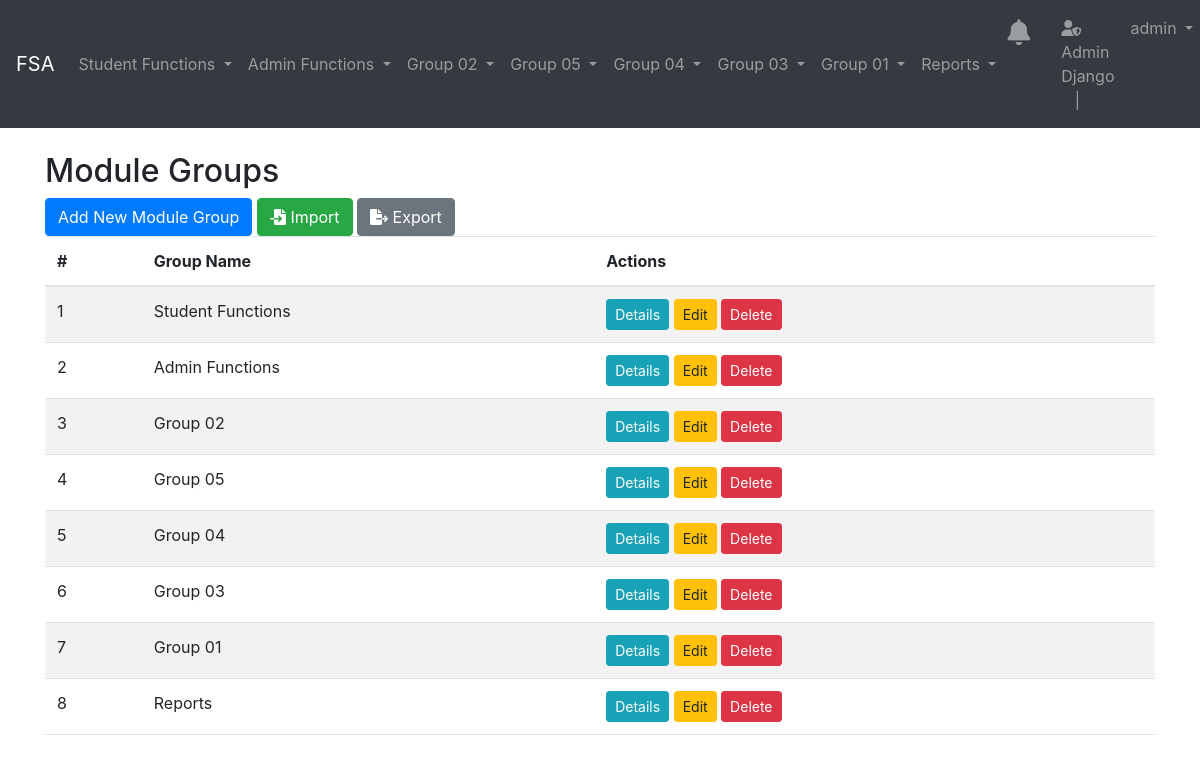
The page /module_group/ (signed in) on the database its author committed.
### module_group/models.py (models this page shows, shortened)
class ModuleGroup(models.Model):
    group_name = models.CharField(max_length=255)

### user/models.py (models this page shows)
class User(AbstractUser):
    date_joined = models.DateTimeField(auto_now_add=True)
    training_programs = models.ManyToManyField(TrainingProgram, blank=True)
    modules = models.ManyToManyField(Module, related_name='assigned_users', blank=True)
    groups = models.ManyToManyField(
        Group,
        blank=True,
        help_text='The groups this user belongs to.',
        verbose_name='groups',
        related_name='custom_user_groups',
    )
    user_permissions = models.ManyToManyField(
        Permission,
        blank=True,
        help_text='Specific permissions for this user.',
        verbose_name='user permissions',
        related_name='custom_user_permissions',
    )

### module_group/views.py (the view)
# urls.py: path('', views.module_group_list, name='module_group_list'),
def module_group_list(request):
    module_groups = ModuleGroup.objects.all()
    form = ExcelImportForm()
    return render(request, 'module_group_list.html', {'module_groups': module_groups, 'form': form})

### module_group/templates/module_group_list.html (shortened to what this page needs)
{% extends "base.html" %}
{% load static %}
{% block content %}
<div class="container mt-4">
    <h2>Module Groups</h2>
    <a href="{% url 'module_group:module_group_add' %}" class="btn btn-primary">Add New Module Group</a>
    <button class="btn btn-success" title="Import Module Group from Excel" data-toggle="modal" data-target="#importModal" data-toggle="tooltip">
        <i class="fas fa-file-import"></i> Import
      </button>
      <a href="{% url 'module_group:export_module_groups' %}" class="btn btn-secondary" title="Export Users to Excel" data-toggle="tooltip">
        <i class="fas fa-file-export"></i> Export
      </a>
    <table class="table table-striped">
        <thead>
            <tr>
                <th>#</th>
                <th>Group Name</th>
                <th>Actions</th>
            </tr>
        </thead>
        <tbody>
            {% for group in module_groups %}
            <tr>
                <td>{{ forloop.counter }}</td>
                <td>{{ group.group_name }}</td>
                <td>
                    <a href="{% url 'module_group:module_group_detail' group.pk %}" class="btn btn-info btn-sm">Details</a>
                    <a href="{% url 'module_group:module_group_edit' group.pk %}" class="btn btn-warning btn-sm">Edit</a>
                    <a href="{% url 'module_group:module_group_delete' group.pk %}" class="btn btn-danger btn-sm">Delete</a>
                </td>
            </tr>
            {% endfor %}
        </tbody>
    </table>
</div>
{% endblock %}

### main/templates/base.html (shortened to what this page needs)
<!DOCTYPE html>
<html lang="en">
<head>
    <link rel="stylesheet" href="https://cdnjs.cloudflare.com/ajax/libs/font-awesome/5.15.4/css/all.min.css">
    <link href="https://cdn.jsdelivr.net/npm/bootstrap@5.3.0-alpha1/dist/css/bootstrap.min.css" rel="stylesheet">
    <link rel="stylesheet" href="https://stackpath.bootstrapcdn.com/bootstrap/4.5.2/css/bootstrap.min.css">
</head>
<link rel="stylesheet" href="https://cdnjs.cloudflare.com/ajax/libs/font-awesome/6.0.0-beta3/css/all.min.css">
</head>
<body>
    <nav class="navbar navbar-expand-lg navbar-dark bg-dark">
        <a class="navbar-brand" href="{% url 'main:home' %}">FSA</a>
        <div class="collapse navbar-collapse">
            {% if user.is_authenticated and user.is_superuser %}
            <ul class="navbar-nav mr-auto">
                {% for group in module_groups %}
                    <li class="nav-item dropdown">
                        <a class="nav-link dropdown-toggle" href="#" id="{{ group.id }}" role="button" data-bs-toggle="dropdown" aria-haspopup="true" aria-expanded="false">
                            {{ group.group_name }}
                        </a>
                    </li>
                {% endfor %}
            </ul>
                {% endif %}
            {% if request.user.is_authenticated %}
            <ul class="navbar-nav ml-auto">
                {% include 'notification_bell.html' %}
                <li class="nav-item">
                    <a class="nav-link" href="{% url 'admin:index' %}" target="_blank">
                        <i class="fas fa-user-shield"></i> Admin Django &nbsp;&nbsp;&nbsp;|
                    </a>
                </li>
                <li class="nav-item dropdown">
                    <a class="nav-link dropdown-toggle" href="#" id="navbarDropdown" role="button" data-bs-toggle="dropdown" aria-haspopup="true" aria-expanded="false">
                        {{ request.user.get_full_name|default:request.user.username }}
                    </a>
                </li>
            </ul>
        {% endif %}
        </nav>
    <div class="container-fluid mt-4">
        {% block content %}{% endblock %}
    </div>
</body>
</html>

### rows shown on the page
ModuleGroup: group_name "Student Functions"
ModuleGroup: group_name "Admin Functions"
ModuleGroup: group_name "Group 02"
ModuleGroup: group_name "Group 05"
ModuleGroup: group_name "Group 04"
ModuleGroup: group_name "Group 03"
ModuleGroup: group_name "Group 01"
ModuleGroup: group_name "Reports"
User: user.get_full_name "admin"
